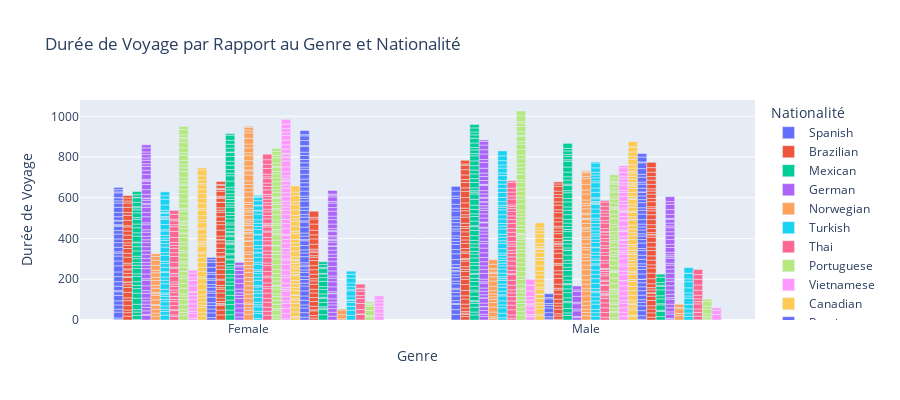

Notebook code for this chart:
### Markdown cell above
### ***Durée de Voyage par Rapport au Genre et Nationalité***

### Code cell
# Charger les données
df = pd.read_csv('travel_data_modified.csv')

# Créer un graphique en barres de la durée de voyage par genre et nationalité
fig = px.bar(df, 
             x='Traveler gender', 
             y='Duration (days)',  # Utiliser la colonne correcte pour la durée
             color='Traveler nationality', 
             title='Durée de Voyage par Rapport au Genre et Nationalité',
             labels={'Traveler gender': 'Genre', 'Duration (days)': 'Durée de Voyage', 'Traveler nationality': 'Nationalité'},
             barmode='group',  # Permet d'afficher les barres côte à côte pour chaque nationalité
             height=400)  # Ajuster la hauteur du graphique si nécessaire

# Afficher le graphique
fig.show()

### Figure 1 — Plotly figure (JSON) as saved in the notebook; plotly's stock layout.template omitted (floating-point values rounded to 4 significant figures)
{"data": [{"alignmentgroup": "True", "hovertemplate": "Nationalité=Spanish<br>Genre=%{x}<br>Durée de Voyage=%{y}<extra></extra>", "legendgroup": "Spanish", "marker": {"color": "#636efa", "pattern": {"shape": ""}}, "name": "Spanish", "offsetgroup": "Spanish", "orientation": "v", "showlegend": true, "textposition": "auto", "type": "bar", "x": ["Female", "Male", "Male", "Male", "Female", "Female", "Male", "Female", "Male", "Male", "Male", "Female", "Male", "Female", "Female", "Female", "Male", "Female", "Male", "Female", "Male", "Male", "Male", "Female", "Female", "Male", "Male", "Male", "Male", "Female", "Female", "Male", "Female", "Male", "Male", "Female", "Female", "Male", "Female", "Male", "Male", "Female", "Male", "Male", "Female", "Male", "Female", "Female", "Female", "Male", "Male", "Male", "Male", "Female", "Male", "Female", "Female", "Male", "Female", "Female", "Female", "Female", "Male", "Male", "Male", "Female", "Female", "Female", "Male", "Female", "Male", "Female", "Female", "Male", "Female", "Female", "Female"], "xaxis": "x", "y": [3, 28, 23, 25, 7, 29, 5, 14, 14, 23, 17, 21, 14, 20, 27, 18, 7, 5, 22, 22, 13, 17, 14, 22, 25, 15, 6, 12, 3, 23, 30, 14, 24, 25, 28, 24, 14, 21, 7, 25, 15, 22, 15, 12, 23, 24, 18, 24, 17, 10, 14, 17, 16, 21, 12, 6, 2, 29, 18, 3, 18, 21, 14, 19, 29, 25, 21, 11, 11, 15, 25, 1, 23, 23, 5, 11, 11], "yaxis": "y"}, {"alignmentgroup": "True", "hovertemplate": "Nationalité=Brazilian<br>Genre=%{x}<br>Durée de Voyage=%{y}<extra></extra>", "legendgroup": "Brazilian", "marker": {"color": "#EF553B", "pattern": {"shape": ""}}, "name": "Brazilian", "offsetgroup": "Brazilian", "orientation": "v", "showlegend": true, "textposition": "auto", "type": "bar", "x": ["Male", "Male", "Female", "Female", "Female", "Male", "Male", "Female", "Male", "Male", "Male", "Female", "Female", "Male", "Female", "Male", "Female", "Male", "Female", "Male", "Male", "Male", "Male", "Male", "Male", "Male", "Female", "Female", "Male", "Male", "Female", "Female", "Female", "Female", "Male", "Female", "Male", "Male", "Female", "Male", "Female", "Female", "Female", "Female", "Male", "Female", "Male", "Male", "Female", "Female", "Male", "Male", "Female", "Male", "Male", "Male", "Female", "Male", "Male", "Female", "Male", "Male", "Male", "Female", "Male", "Female", "Male", "Female", "Female", "Female", "Female", "Female", "Female", "Female", "Male", "Male", "Male", "Male", "Male"], "xaxis": "x", "y": [17, 10, 19, 17, 13, 7, 8, 22, 17, 19, 25, 24, 14, 16, 27, 26, 24, 29, 13, 26, 13, 25, 11, 13, 27, 8, 13, 1, 5, 26, 22, 4, 16, 17, 7, 5, 16, 25, 19, 17, 9, 29, 20, 23, 17, 15, 23, 17, 13, 16, 9, 16, 22, 30, 12, 19, 20, 13, 26, 20, 26, 30, 18, 6, 26, 26, 15, 25, 14, 25, 21, 10, 15, 12, 22, 26, 22, 6, 18], "yaxis": "y"}, {"alignmentgroup": "True", "hovertemplate": "Nationalité=Mexican<br>Genre=%{x}<br>Durée de Voyage=%{y}<extra></extra>", "legendgroup": "Mexican", "marker": {"color": "#00cc96", "pattern": {"shape": ""}}, "name": "Mexican", "offsetgroup": "Mexican", "orientation": "v", "showlegend": true, "textposition": "auto", "type": "bar", "x": ["Male", "Male", "Male", "Female", "Female", "Male", "Male", "Female", "Male", "Female", "Female", "Female", "Female", "Female", "Male", "Female", "Female", "Male", "Male", "Male", "Male", "Female", "Male", "Male", "Male", "Male", "Male", "Male", "Female", "Male", "Male", "Female", "Male", "Female", "Male", "Female", "Female", "Male", "Male", "Male", "Female", "Female", "Male", "Male", "Male", "Female", "Male", "Male", "Male", "Male", "Female", "Male", "Female", "Male", "Female", "Male", "Male", "Female", "Male", "Female", "Female", "Male", "Female", "Female", "Male", "Male", "Male", "Male", "Female", "Male", "Female", "Male", "Male", "Female", "Female", "Female", "Male", "Male", "Male", "Male", "Male", "Female", "Female", "Female", "Male", "Male", "Male", "Male", "Female"], "xaxis": "x", "y": [25, 14, 24, 3, 19, 19, 10, 17, 3, 12, 26, 30, 25, 22, 21, 16, 18, 22, 9, 19, 23, 26, 16, 20, 4, 17, 22, 14, 13, 23, 19, 26, 13, 16, 21, 13, 19, 16, 17, 23, 12, 26, 26, 18, 5, 21, 23, 22, 13, 22, 19, 21, 4, 29, 29, 26, 9, 16, 7, 25, 18, 14, 23, 9, 26, 19, 23, 19, 23, 22, 15, 23, 25, 10, 5, 22, 11, 18, 12, 22, 23, 22, 2, 13, 17, 14, 20, 17, 16], "yaxis": "y"}, {"alignmentgroup": "True", "hovertemplate": "Nationalité=German<br>Genre=%{x}<br>Durée de Voyage=%{y}<extra></extra>", "legendgroup": "German", "marker": {"color": "#ab63fa", "pattern": {"shape": ""}}, "name": "German", "offsetgroup": "German", "orientation": "v", "showlegend": true, "textposition": "auto", "type": "bar", "x": ["Male", "Female", "Male", "Male", "Female", "Female", "Male", "Female", "Female", "Female", "Male", "Female", "Male", "Male", "Male", "Female", "Female", "Female", "Male", "Male", "Female", "Female", "Male", "Male", "Male", "Female", "Female", "Female", "Male", "Female", "Female", "Female", "Female", "Female", "Female", "Female", "Male", "Female", "Male", "Female", "Male", "Female", "Female", "Male", "Female", "Male", "Female", "Female", "Male", "Male", "Female", "Female", "Female", "Male", "Male", "Female", "Female", "Male", "Female", "Male", "Male", "Male", "Male", "Male", "Female", "Female", "Male", "Male", "Female", "Male", "Female", "Male", "Male", "Female", "Male", "Male", "Male", "Male", "Male", "Male", "Female", "Female", "Male", "Male", "Female", "Male", "Female", "Female", "Male", "Male", "Female", "Male", "Male", "Male", "Male", "Male", "Male", "Male", "Male", "Female", "Female", "Female", "Female", "Male", "Male", "Female", "Male"], "xaxis": "x", "y": [17, 23, 11, 19, 5, 17, 18, 17, 16, 16, 2, 14, 16, 25, 1, 23, 13, 24, 15, 17, 27, 8, 16, 24, 7, 23, 26, 16, 13, 15, 20, 19, 18, 20, 20, 14, 28, 17, 20, 20, 17, 12, 25, 20, 9, 21, 30, 21, 23, 23, 25, 13, 6, 22, 11, 16, 10, 17, 1, 19, 15, 14, 5, 21, 18, 23, 3, 1, 25, 20, 16, 20, 17, 3, 11, 12, 18, 2, 17, 5, 7, 24, 16, 16, 20, 25, 19, 13, 5, 1, 17, 19, 20, 16, 24, 29, 14, 27, 21, 12, 16, 13, 20, 23, 18, 15, 7], "yaxis": "y"}, {"alignmentgroup": "True", "hovertemplate": "Nationalité=Norwegian<br>Genre=%{x}<br>Durée de Voyage=%{y}<extra></extra>", "legendgroup": "Norwegian", "marker": {"color": "#FFA15A", "pattern": {"shape": ""}}, "name": "Norwegian", "offsetgroup": "Norwegian", "orientation": "v", "showlegend": true, "textposition": "auto", "type": "bar", "x": ["Female", "Female", "Male", "Female", "Male", "Female", "Female", "Male", "Male", "Male", "Female", "Male", "Female", "Female", "Male", "Male", "Female", "Male", "Female", "Female", "Male", "Male", "Male", "Male", "Female", "Female", "Female", "Female", "Male", "Female", "Male", "Male", "Male", "Female", "Female", "Male", "Female"], "xaxis": "x", "y": [19, 15, 8, 19, 8, 18, 5, 23, 25, 22, 23, 15, 22, 8, 13, 14, 6, 16, 21, 14, 22, 25, 21, 17, 24, 16, 22, 12, 6, 24, 16, 1, 22, 26, 18, 22, 13], "yaxis": "y"}, {"alignmentgroup": "True", "hovertemplate": "Nationalité=Turkish<br>Genre=%{x}<br>Durée de Voyage=%{y}<extra></extra>", "legendgroup": "Turkish", "marker": {"color": "#19d3f3", "pattern": {"shape": ""}}, "name": "Turkish", "offsetgroup": "Turkish", "orientation": "v", "showlegend": true, "textposition": "auto", "type": "bar", "x": ["Male", "Male", "Female", "Male", "Female", "Female", "Male", "Male", "Male", "Male", "Male", "Male", "Male", "Female", "Female", "Male", "Female", "Male", "Male", "Male", "Male", "Male", "Male", "Male", "Male", "Female", "Female", "Male", "Female", "Male", "Female", "Female", "Female", "Male", "Female", "Female", "Female", "Female", "Female", "Male", "Female", "Female", "Female", "Female", "Female", "Male", "Male", "Male", "Female", "Male", "Female", "Male", "Female", "Female", "Female", "Male", "Male", "Female", "Female", "Male", "Male", "Male", "Female", "Male", "Female", "Male", "Male", "Male", "Female", "Female", "Male", "Male", "Female", "Male", "Male", "Male", "Male", "Male", "Female", "Male", "Female", "Male", "Male", "Male", "Female", "Female", "Female"], "xaxis": "x", "y": [11, 22, 24, 27, 18, 11, 14, 20, 24, 6, 17, 20, 15, 16, 21, 18, 11, 9, 1, 9, 17, 20, 16, 13, 13, 15, 10, 12, 7, 14, 18, 27, 17, 10, 16, 22, 4, 22, 18, 22, 11, 29, 14, 27, 17, 26, 13, 17, 16, 15, 11, 26, 13, 22, 6, 14, 13, 26, 26, 22, 21, 24, 1, 13, 6, 9, 18, 21, 6, 15, 24, 20, 6, 21, 18, 24, 13, 24, 10, 15, 26, 21, 24, 24, 28, 17, 19], "yaxis": "y"}, {"alignmentgroup": "True", "hovertemplate": "Nationalité=Thai<br>Genre=%{x}<br>Durée de Voyage=%{y}<extra></extra>", "legendgroup": "Thai", "marker": {"color": "#FF6692", "pattern": {"shape": ""}}, "name": "Thai", "offsetgroup": "Thai", "orientation": "v", "showlegend": true, "textposition": "auto", "type": "bar", "x": ["Female", "Female", "Male", "Female", "Male", "Female", "Male", "Female", "Male", "Male", "Male", "Female", "Male", "Female", "Female", "Male", "Female", "Female", "Female", "Female", "Female", "Male", "Female", "Male", "Male", "Male", "Male", "Female", "Male", "Female", "Female", "Female", "Male", "Female", "Male", "Female", "Male", "Male", "Female", "Male", "Female", "Male", "Female", "Male", "Female", "Male", "Male", "Female", "Female", "Male", "Female", "Female", "Male", "Male", "Male", "Male", "Male", "Male", "Female", "Male", "Male", "Male", "Female", "Male", "Female", "Male", "Male", "Female", "Female", "Male"], "xaxis": "x", "y": [17, 8, 9, 21, 16, 5, 25, 20, 23, 21, 21, 19, 18, 11, 15, 15, 1, 17, 13, 18, 11, 23, 11, 24, 28, 4, 16, 28, 23, 12, 2, 25, 24, 6, 20, 24, 18, 14, 28, 20, 18, 11, 22, 12, 14, 26, 20, 15, 24, 18, 30, 23, 25, 19, 18, 22, 14, 10, 10, 8, 29, 15, 19, 19, 8, 19, 29, 24, 19, 8], "yaxis": "y"}, {"alignmentgroup": "True", "hovertemplate": "Nationalité=Portuguese<br>Genre=%{x}<br>Durée de Voyage=%{y}<extra></extra>", "legendgroup": "Portuguese", "marker": {"color": "#B6E880", "pattern": {"shape": ""}}, "name": "Portuguese", "offsetgroup": "Portuguese", "orientation": "v", "showlegend": true, "textposition": "auto", "type": "bar", "x": ["Male", "Female", "Female", "Male", "Female", "Male", "Female", "Male", "Female", "Male", "Female", "Male", "Female", "Female", "Male", "Male", "Male", "Male", "Male", "Female", "Male", "Male", "Female", "Female", "Female", "Female", "Female", "Female", "Male", "Female", "Male", "Female", "Female", "Female", "Female", "Female", "Male", "Male", "Female", "Female", "Male", "Male", "Male", "Male", "Female", "Female", "Female", "Male", "Female", "Female", "Male", "Female", "Male", "Female", "Female", "Male", "Male", "Male", "Male", "Male", "Female", "Male", "Male", "Female", "Female", "Male", "Female", "Female", "Male", "Male", "Male", "Female", "Female", "Female", "Male", "Male", "Female", "Male", "Female", "Female", "Female", "Male", "Female", "Female", "Female", "Male", "Male", "Male", "Male", "Female", "Female", "Female", "Male", "Female", "Female", "Male", "Male", "Male", "Female", "Male", "Male", "Male", "Male", "Male", "Female", "Male", "Male", "Male"], "xaxis": "x", "y": [24, 23, 14, 18, 14, 22, 26, 17, 23, 17, 17, 17, 11, 28, 19, 15, 8, 18, 24, 23, 15, 24, 26, 12, 22, 20, 17, 10, 24, 21, 19, 23, 11, 24, 15, 26, 25, 24, 18, 3, 16, 18, 19, 14, 22, 17, 6, 9, 13, 1, 12, 25, 1, 22, 11, 6, 23, 16, 23, 20, 5, 15, 18, 24, 22, 29, 26, 20, 25, 15, 24, 20, 7, 15, 18, 25, 19, 13, 28, 17, 18, 26, 19, 24, 13, 17, 19, 17, 24, 25, 26, 17, 18, 7, 13, 27, 26, 13, 26, 26, 5, 17, 26, 16, 15, 8, 29, 23], "yaxis": "y"}, {"alignmentgroup": "True", "hovertemplate": "Nationalité=Vietnamese<br>Genre=%{x}<br>Durée de Voyage=%{y}<extra></extra>", "legendgroup": "Vietnamese", "marker": {"color": "#FF97FF", "pattern": {"shape": ""}}, "name": "Vietnamese", "offsetgroup": "Vietnamese", "orientation": "v", "showlegend": true, "textposition": "auto", "type": "bar", "x": ["Male", "Male", "Male", "Male", "Female", "Male", "Male", "Male", "Female", "Female", "Female", "Male", "Female", "Male", "Female", "Male", "Female", "Female", "Female", "Female", "Female", "Male", "Female", "Female", "Male", "Female", "Female"], "xaxis": "x", "y": [16, 3, 8, 22, 9, 19, 7, 5, 23, 11, 16, 18, 20, 17, 22, 27, 18, 17, 3, 29, 26, 29, 2, 14, 29, 20, 14], "yaxis": "y"}, {"alignmentgroup": "True", "hovertemplate": "Nationalité=Canadian<br>Genre=%{x}<br>Durée de Voyage=%{y}<extra></extra>", "legendgroup": "Canadian", "marker": {"color": "#FECB52", "pattern": {"shape": ""}}, "name": "Canadian", "offsetgroup": "Canadian", "orientation": "v", "showlegend": true, "textposition": "auto", "type": "bar", "x": ["Male", "Female", "Male", "Male", "Female", "Female", "Female", "Male", "Male", "Male", "Male", "Female", "Male", "Female", "Male", "Female", "Female", "Male", "Male", "Female", "Male", "Female", "Female", "Female", "Female", "Female", "Female", "Female", "Male", "Female", "Female", "Female", "Male", "Male", "Female", "Female", "Male", "Female", "Female", "Female", "Male", "Female", "Female", "Male", "Male", "Female", "Female", "Male", "Female", "Female", "Female", "Female", "Male", "Female", "Male", "Female", "Male", "Female", "Female", "Male", "Female", "Male", "Female", "Female", "Male", "Female", "Male", "Male", "Male"], "xaxis": "x", "y": [21, 20, 9, 25, 18, 24, 10, 16, 13, 22, 20, 17, 2, 20, 24, 15, 24, 10, 19, 29, 20, 26, 9, 26, 21, 25, 24, 18, 21, 8, 28, 11, 18, 27, 5, 8, 25, 17, 16, 26, 14, 7, 26, 2, 23, 14, 20, 15, 27, 10, 24, 23, 1, 24, 6, 23, 9, 20, 7, 14, 18, 26, 20, 29, 21, 10, 16, 13, 25], "yaxis": "y"}, {"alignmentgroup": "True", "hovertemplate": "Nationalité=Russian<br>Genre=%{x}<br>Durée de Voyage=%{y}<extra></extra>", "legendgroup": "Russian", "marker": {"color": "#636efa", "pattern": {"shape": ""}}, "name": "Russian", "offsetgroup": "Russian", "orientation": "v", "showlegend": true, "textposition": "auto", "type": "bar", "x": ["Male", "Male", "Female", "Male", "Male", "Female", "Female", "Female", "Female", "Female", "Female", "Female", "Male", "Female", "Female", "Female", "Male", "Female", "Female", "Female", "Female", "Female", "Female", "Male", "Female", "Male", "Male"], "xaxis": "x", "y": [4, 12, 12, 20, 23, 23, 19, 17, 14, 27, 20, 10, 13, 19, 13, 21, 9, 8, 21, 9, 26, 24, 13, 23, 11, 6, 19], "yaxis": "y"}, {"alignmentgroup": "True", "hovertemplate": "Nationalité=Italian<br>Genre=%{x}<br>Durée de Voyage=%{y}<extra></extra>", "legendgroup": "Italian", "marker": {"color": "#EF553B", "pattern": {"shape": ""}}, "name": "Italian", "offsetgroup": "Italian", "orientation": "v", "showlegend": true, "textposition": "auto", "type": "bar", "x": ["Female", "Female", "Male", "Male", "Female", "Female", "Female", "Female", "Female", "Male", "Female", "Male", "Female", "Male", "Female", "Male", "Female", "Female", "Female", "Male", "Female", "Male", "Female", "Female", "Male", "Male", "Female", "Female", "Female", "Female", "Female", "Male", "Male", "Male", "Male", "Male", "Male", "Male", "Male", "Male", "Female", "Male", "Male", "Female", "Female", "Female", "Female", "Male", "Female", "Female", "Male", "Male", "Female", "Male", "Male", "Female", "Male", "Male", "Male", "Female", "Male", "Male", "Female", "Male", "Female", "Female", "Female", "Female", "Female", "Female", "Male", "Male", "Male", "Male", "Male", "Male", "Male", "Female", "Female", "Female", "Female", "Male", "Female", "Male", "Female"], "xaxis": "x", "y": [25, 24, 4, 16, 22, 7, 3, 10, 17, 11, 25, 22, 18, 16, 8, 14, 11, 26, 5, 19, 23, 25, 25, 17, 21, 8, 18, 24, 6, 17, 21, 20, 28, 21, 17, 27, 7, 1, 25, 26, 26, 20, 15, 15, 3, 16, 29, 9, 27, 16, 3, 9, 23, 16, 24, 22, 13, 15, 8, 10, 22, 19, 12, 26, 26, 1, 19, 6, 5, 24, 14, 23, 16, 21, 15, 17, 23, 9, 1, 4, 14, 12, 6, 10, 14], "yaxis": "y"}, {"alignmentgroup": "True", "hovertemplate": "Nationalité=American<br>Genre=%{x}<br>Durée de Voyage=%{y}<extra></extra>", "legendgroup": "American", "marker": {"color": "#00cc96", "pattern": {"shape": ""}}, "name": "American", "offsetgroup": "American", "orientation": "v", "showlegend": true, "textposition": "auto", "type": "bar", "x": ["Female", "Male", "Female", "Male", "Male", "Female", "Female", "Female", "Male", "Male", "Female", "Male", "Female", "Female", "Female", "Male", "Male", "Male", "Female", "Male", "Male", "Male", "Female", "Male", "Male", "Male", "Male", "Female", "Male", "Female", "Male", "Male", "Female", "Male", "Female", "Male", "Male", "Male", "Female", "Male", "Male", "Female", "Female", "Male", "Female", "Male", "Female", "Female", "Female", "Male", "Male", "Female", "Female", "Male", "Male", "Male", "Female", "Female", "Male", "Female", "Female", "Female", "Male", "Female", "Female", "Female", "Female", "Male", "Male", "Male", "Female", "Female", "Male", "Female", "Male", "Female", "Female", "Female", "Male", "Female", "Female", "Female", "Male", "Female", "Male", "Male", "Male", "Male", "Female", "Female", "Female", "Female", "Male", "Female", "Female", "Female", "Female", "Male", "Female", "Male", "Male", "Male", "Female", "Male", "Female"], "xaxis": "x", "y": [26, 22, 23, 13, 22, 27, 22, 23, 28, 6, 26, 18, 23, 17, 20, 25, 19, 20, 17, 5, 1, 17, 24, 20, 27, 16, 20, 12, 14, 14, 26, 23, 22, 1, 4, 11, 20, 17, 20, 1, 14, 6, 23, 28, 21, 10, 6, 7, 7, 1, 14, 19, 7, 17, 18, 23, 13, 6, 22, 13, 19, 10, 16, 20, 16, 15, 26, 25, 17, 28, 11, 12, 10, 15, 25, 13, 15, 19, 7, 13, 30, 26, 20, 13, 16, 23, 25, 28, 18, 21, 19, 24, 8, 19, 3, 19, 19, 15, 19, 11, 17, 13, 25, 24, 8], "yaxis": "y"}, {"alignmentgroup": "True", "hovertemplate": "Nationalité=Greek<br>Genre=%{x}<br>Durée de Voyage=%{y}<extra></extra>", "legendgroup": "Greek", "marker": {"color": "#ab63fa", "pattern": {"shape": ""}}, "name": "Greek", "offsetgroup": "Greek", "orientation": "v", "showlegend": true, "textposition": "auto", "type": "bar", "x": ["Female", "Female", "Male", "Female", "Female", "Female", "Female", "Female", "Female", "Male", "Female", "Female", "Female", "Male", "Male", "Male", "Male", "Female", "Male", "Male", "Female", "Female", "Male", "Female", "Male"], "xaxis": "x", "y": [15, 20, 13, 24, 21, 26, 15, 13, 18, 4, 27, 24, 21, 28, 9, 26, 7, 20, 29, 24, 17, 7, 8, 15, 19], "yaxis": "y"}, {"alignmentgroup": "True", "hovertemplate": "Nationalité=Irish<br>Genre=%{x}<br>Durée de Voyage=%{y}<extra></extra>", "legendgroup": "Irish", "marker": {"color": "#FFA15A", "pattern": {"shape": ""}}, "name": "Irish", "offsetgroup": "Irish", "orientation": "v", "showlegend": true, "textposition": "auto", "type": "bar", "x": ["Male", "Female", "Female", "Female", "Male", "Female", "Male", "Male", "Female", "Male", "Male", "Female", "Male", "Female", "Male", "Female", "Male", "Male", "Male", "Female", "Male", "Male", "Female", "Female", "Female", "Female", "Female", "Male", "Male", "Female", "Male", "Female", "Female", "Male", "Female", "Male", "Female", "Female", "Female", "Female", "Male", "Male", "Male", "Female", "Male", "Male", "Female", "Male", "Female", "Female", "Female", "Female", "Female", "Female", "Male", "Male", "Male", "Male", "Female", "Female", "Male", "Female", "Female", "Male", "Female", "Male", "Female", "Female", "Female", "Female", "Female", "Female", "Male", "Female", "Female", "Female", "Female", "Male", "Female", "Female", "Female", "Female", "Female", "Female", "Male", "Female", "Male", "Male", "Male", "Male", "Male", "Male", "Female", "Female", "Female", "Female", "Male", "Male", "Male"], "xaxis": "x", "y": [21, 29, 18, 13, 16, 17, 16, 18, 7, 19, 28, 23, 24, 20, 14, 20, 20, 21, 22, 21, 28, 22, 22, 18, 25, 19, 16, 22, 16, 21, 14, 13, 20, 24, 12, 11, 28, 24, 3, 16, 18, 21, 12, 18, 27, 13, 6, 6, 10, 7, 19, 1, 9, 10, 21, 19, 1, 5, 10, 19, 18, 16, 7, 7, 12, 22, 18, 11, 25, 26, 19, 17, 16, 18, 29, 20, 5, 10, 19, 26, 25, 14, 24, 19, 17, 28, 30, 19, 28, 28, 11, 18, 27, 13, 14, 5, 7, 3, 2], "yaxis": "y"}, {"alignmentgroup": "True", "hovertemplate": "Nationalité=Emirati<br>Genre=%{x}<br>Durée de Voyage=%{y}<extra></extra>", "legendgroup": "Emirati", "marker": {"color": "#19d3f3", "pattern": {"shape": ""}}, "name": "Emirati", "offsetgroup": "Emirati", "orientation": "v", "showlegend": true, "textposition": "auto", "type": "bar", "x": ["Female", "Male", "Male", "Female", "Female", "Female", "Female", "Male", "Male", "Female", "Female", "Female", "Female", "Male", "Male", "Male", "Female", "Male", "Female", "Male", "Male", "Male", "Male", "Female", "Female", "Male", "Female", "Male", "Female", "Female", "Female", "Male", "Male", "Female", "Male", "Male", "Female", "Female", "Female", "Male", "Female", "Male", "Male", "Female", "Female", "Male", "Female", "Male", "Female", "Male", "Male", "Male", "Male", "Male", "Female", "Male", "Male", "Female", "Male", "Male", "Female", "Male", "Female", "Female", "Female", "Male", "Male", "Female", "Female", "Male", "Female", "Male", "Male", "Female", "Male", "Female", "Male", "Male", "Female", "Female", "Male", "Male", "Male", "Male", "Male", "Male", "Male"], "xaxis": "x", "y": [7, 19, 17, 25, 11, 22, 10, 16, 26, 12, 24, 20, 13, 16, 20, 20, 18, 6, 7, 14, 26, 23, 21, 26, 16, 21, 17, 25, 11, 8, 27, 6, 16, 10, 8, 18, 23, 22, 3, 15, 18, 22, 3, 16, 26, 23, 26, 16, 3, 15, 11, 15, 19, 17, 24, 16, 10, 14, 22, 23, 16, 23, 17, 28, 15, 6, 2, 4, 22, 6, 3, 13, 6, 22, 26, 15, 21, 26, 5, 6, 9, 15, 14, 13, 22, 24, 5], "yaxis": "y"}, {"alignmentgroup": "True", "hovertemplate": "Nationalité=Dutch<br>Genre=%{x}<br>Durée de Voyage=%{y}<extra></extra>", "legendgroup": "Dutch", "marker": {"color": "#FF6692", "pattern": {"shape": ""}}, "name": "Dutch", "offsetgroup": "Dutch", "orientation": "v", "showlegend": true, "textposition": "auto", "type": "bar", "x": ["Female", "Female", "Female", "Female", "Female", "Female", "Male", "Female", "Female", "Male", "Female", "Female", "Male", "Male", "Male", "Female", "Female", "Male", "Male", "Female", "Female", "Female", "Male", "Male", "Male", "Male", "Male", "Male", "Female", "Female", "Female", "Male", "Female", "Female", "Male", "Female", "Male", "Male", "Female", "Female", "Female", "Male", "Male", "Female", "Female", "Female", "Female", "Female", "Male", "Male", "Female", "Male", "Male", "Female", "Male", "Male", "Male", "Female", "Female", "Male", "Male", "Male", "Female", "Male", "Female", "Male", "Male", "Male", "Female", "Female", "Female", "Male", "Female", "Female", "Male", "Female", "Male", "Male", "Male", "Female", "Female", "Female", "Female", "Female"], "xaxis": "x", "y": [24, 19, 20, 24, 19, 26, 14, 22, 10, 23, 18, 26, 23, 24, 22, 8, 22, 13, 5, 29, 13, 26, 7, 10, 29, 3, 17, 6, 15, 18, 25, 21, 4, 21, 10, 16, 11, 10, 27, 5, 20, 5, 27, 7, 3, 8, 22, 16, 13, 24, 18, 14, 21, 13, 13, 21, 14, 19, 13, 18, 14, 2, 17, 15, 15, 27, 13, 21, 9, 22, 17, 15, 16, 22, 14, 9, 20, 20, 8, 13, 28, 20, 23, 27], "yaxis": "y"}, {"alignmentgroup": "True", "hovertemplate": "Nationalité=French<br>Genre=%{x}<br>Durée de Voyage=%{y}<extra></extra>", "legendgroup": "French", "marker": {"color": "#B6E880", "pattern": {"shape": ""}}, "name": "French", "offsetgroup": "French", "orientation": "v", "showlegend": true, "textposition": "auto", "type": "bar", "x": ["Male", "Female", "Male", "Female", "Female", "Male", "Male", "Female", "Female", "Male", "Female", "Female", "Male", "Male", "Male", "Female", "Female", "Female", "Male", "Female", "Female", "Female", "Male", "Male", "Female", "Female", "Male", "Male", "Female", "Female", "Female", "Male", "Female", "Female", "Female", "Female", "Male", "Male", "Male", "Female", "Female", "Female", "Male", "Female", "Male", "Male", "Female", "Male", "Female", "Female", "Female", "Male", "Male", "Female", "Male", "Male", "Female", "Male", "Female", "Male", "Male", "Female", "Male", "Female", "Female", "Female", "Female", "Male", "Male", "Male", "Male", "Female", "Female", "Male", "Female", "Female", "Male", "Male", "Female", "Female", "Male", "Male", "Male", "Male", "Male", "Female", "Female", "Female", "Female", "Male", "Female", "Male", "Male", "Female", "Female", "Male", "Female"], "xaxis": "x", "y": [11, 10, 25, 13, 26, 6, 15, 7, 21, 19, 19, 19, 8, 20, 23, 13, 24, 15, 11, 1, 3, 21, 11, 3, 17, 19, 27, 26, 20, 24, 28, 28, 22, 15, 27, 3, 6, 6, 22, 25, 26, 7, 27, 12, 19, 9, 8, 15, 20, 10, 16, 20, 23, 26, 10, 13, 23, 15, 8, 16, 23, 19, 14, 11, 18, 6, 2, 28, 20, 25, 6, 23, 13, 5, 18, 21, 20, 19, 19, 19, 10, 24, 7, 13, 19, 12, 19, 6, 17, 7, 26, 7, 16, 12, 18, 16, 15], "yaxis": "y"}, {"alignmentgroup": "True", "hovertemplate": "Nationalité=Japanese<br>Genre=%{x}<br>Durée de Voyage=%{y}<extra></extra>", "legendgroup": "Japanese", "marker": {"color": "#FF97FF", "pattern": {"shape": ""}}, "name": "Japanese", "offsetgroup": "Japanese", "orientation": "v", "showlegend": true, "textposition": "auto", "type": "bar", "x": ["Male", "Male", "Female", "Male", "Male", "Male", "Female", "Male", "Male", "Male", "Male", "Female", "Female", "Male", "Male", "Female", "Female", "Female", "Female", "Female", "Male", "Male", "Male", "Female", "Male", "Female", "Male", "Male", "Female", "Male", "Male", "Male", "Male", "Female", "Female", "Male", "Male", "Female", "Female", "Female", "Female", "Female", "Female", "Female", "Male", "Female", "Male", "Male", "Female", "Female", "Female", "Female", "Female", "Male", "Male", "Female", "Female", "Female", "Male", "Female", "Female", "Male", "Male", "Female", "Female", "Female", "Female", "Female", "Female", "Female", "Female", "Female", "Male", "Male", "Male", "Male", "Female", "Male", "Male", "Male", "Female", "Male", "Female", "Male", "Female", "Female", "Female", "Female", "Female", "Female", "Male", "Female", "Male", "Male", "Female", "Male", "Male", "Female", "Male", "Female", "Male"], "xaxis": "x", "y": [19, 19, 6, 22, 23, 13, 26, 22, 25, 25, 24, 25, 24, 2, 29, 13, 20, 28, 9, 9, 17, 24, 11, 21, 29, 27, 19, 8, 12, 9, 15, 17, 18, 25, 29, 7, 14, 20, 7, 19, 14, 18, 26, 17, 23, 20, 2, 6, 6, 28, 24, 21, 25, 17, 28, 20, 15, 15, 2, 14, 23, 20, 19, 19, 22, 16, 18, 6, 9, 12, 20, 24, 6, 5, 11, 17, 29, 16, 23, 20, 16, 10, 4, 26, 14, 4, 20, 21, 23, 24, 14, 15, 17, 13, 18, 19, 22, 21, 12, 24, 1], "yaxis": "y"}, {"alignmentgroup": "True", "hovertemplate": "Nationalité=South Korean<br>Genre=%{x}<br>Durée de Voyage=%{y}<extra></extra>", "legendgroup": "South Korean", "marker": {"color": "#FECB52", "pattern": {"shape": ""}}, "name": "South Korean", "offsetgroup": "South Korean", "orientation": "v", "showlegend": true, "textposition": "auto", "type": "bar", "x": ["Male", "Male", "Female", "Male", "Male", "Female", "Male", "Female", "Male", "Male", "Female", "Male", "Male", "Female", "Female", "Female", "Male", "Male", "Female", "Male", "Female", "Female", "Male", "Male", "Female", "Male", "Female", "Male", "Female", "Female", "Male", "Male", "Female", "Female", "Male", "Male", "Male", "Male", "Female", "Male", "Male", "Female", "Female", "Female", "Female", "Male", "Female", "Male", "Female", "Female", "Male", "Male", "Male", "Male", "Female", "Male", "Female", "Female", "Male", "Male", "Male", "Female", "Male", "Male", "Male", "Female", "Male", "Male", "Male", "Male", "Female", "Male", "Female", "Male", "Male", "Male", "Female", "Female", "Male", "Female", "Male", "Male", "Male", "Male", "Female", "Male", "Female", "Male", "Male", "Male", "Female", "Male", "Male", "Male", "Female", "Male"], "xaxis": "x", "y": [18, 6, 10, 25, 10, 7, 16, 23, 3, 6, 21, 14, 23, 21, 16, 7, 25, 19, 15, 24, 3, 23, 10, 24, 14, 11, 18, 7, 16, 23, 23, 12, 6, 12, 16, 14, 16, 8, 17, 13, 18, 13, 13, 13, 5, 10, 14, 24, 28, 23, 19, 14, 18, 19, 18, 26, 17, 29, 3, 13, 22, 11, 5, 20, 15, 25, 23, 6, 8, 21, 23, 19, 13, 12, 1, 9, 16, 27, 7, 26, 16, 15, 15, 8, 14, 17, 30, 17, 26, 14, 18, 22, 24, 1, 30, 26], "yaxis": "y"}, {"alignmentgroup": "True", "hovertemplate": "Nationalité=Singaporean<br>Genre=%{x}<br>Durée de Voyage=%{y}<extra></extra>", "legendgroup": "Singaporean", "marker": {"color": "#636efa", "pattern": {"shape": ""}}, "name": "Singaporean", "offsetgroup": "Singaporean", "orientation": "v", "showlegend": true, "textposition": "auto", "type": "bar", "x": ["Male", "Male", "Male", "Female", "Female", "Female", "Male", "Female", "Male", "Female", "Male", "Male", "Male", "Male", "Male", "Female", "Male", "Female", "Female", "Female", "Male", "Male", "Female", "Female", "Male", "Female", "Male", "Female", "Male", "Male", "Female", "Male", "Male", "Female", "Female", "Female", "Male", "Male", "Male", "Female", "Male", "Female", "Male", "Male", "Female", "Male", "Male", "Female", "Male", "Female", "Male", "Female", "Male", "Female", "Female", "Female", "Male", "Female", "Female", "Female", "Female", "Female", "Female", "Male", "Male", "Female", "Female", "Female", "Female", "Female", "Female", "Male", "Female", "Male", "Female", "Female", "Male", "Female", "Female", "Male", "Male", "Female", "Male", "Male", "Female", "Male", "Female", "Female", "Male", "Female", "Male", "Male", "Female", "Male", "Male", "Female", "Female"], "xaxis": "x", "y": [4, 17, 25, 14, 22, 23, 24, 15, 17, 23, 13, 22, 22, 19, 20, 21, 17, 25, 24, 14, 1, 25, 18, 14, 23, 21, 14, 12, 13, 22, 16, 20, 23, 8, 11, 30, 10, 27, 17, 18, 17, 15, 11, 19, 22, 15, 14, 23, 22, 6, 27, 17, 18, 15, 29, 25, 13, 6, 18, 13, 21, 15, 30, 25, 15, 13, 11, 25, 21, 20, 18, 18, 23, 18, 25, 11, 2, 21, 16, 18, 20, 20, 10, 24, 16, 14, 29, 3, 28, 25, 29, 4, 23, 24, 17, 6, 20], "yaxis": "y"}, {"alignmentgroup": "True", "hovertemplate": "Nationalité=British<br>Genre=%{x}<br>Durée de Voyage=%{y}<extra></extra>", "legendgroup": "British", "marker": {"color": "#EF553B", "pattern": {"shape": ""}}, "name": "British", "offsetgroup": "British", "orientation": "v", "showlegend": true, "textposition": "auto", "type": "bar", "x": ["Male", "Female", "Male", "Male", "Female", "Male", "Male", "Male", "Female", "Female", "Male", "Male", "Male", "Female", "Male", "Male", "Female", "Female", "Female", "Female", "Female", "Female", "Male", "Female", "Female", "Male", "Male", "Female", "Male", "Female", "Female", "Male", "Female", "Male", "Male", "Female", "Male", "Female", "Male", "Female", "Male", "Male", "Male", "Male", "Male", "Female", "Male", "Female", "Male", "Male", "Female", "Male", "Male", "Male", "Male", "Male", "Female", "Male", "Female", "Male", "Female", "Male", "Male", "Female", "Male", "Male", "Male", "Male", "Female", "Female", "Male"], "xaxis": "x", "y": [14, 10, 21, 19, 12, 16, 26, 21, 23, 5, 14, 3, 14, 17, 11, 19, 24, 19, 23, 18, 25, 16, 25, 11, 22, 27, 25, 22, 16, 20, 25, 23, 16, 21, 26, 8, 17, 15, 23, 8, 26, 11, 2, 9, 20, 9, 19, 24, 25, 24, 26, 19, 11, 9, 25, 16, 20, 21, 23, 15, 30, 11, 22, 25, 21, 17, 22, 22, 8, 30, 26], "yaxis": "y"}, {"alignmentgroup": "True", "hovertemplate": "Nationalité=Argentinian<br>Genre=%{x}<br>Durée de Voyage=%{y}<extra></extra>", "legendgroup": "Argentinian", "marker": {"color": "#00cc96", "pattern": {"shape": ""}}, "name": "Argentinian", "offsetgroup": "Argentinian", "orientation": "v", "showlegend": true, "textposition": "auto", "type": "bar", "x": ["Female", "Female", "Female", "Male", "Male", "Female", "Female", "Male", "Female", "Female", "Female", "Female", "Male", "Female", "Male", "Female", "Female", "Male", "Male", "Female", "Female", "Female", "Male", "Female", "Male", "Male", "Male", "Female", "Male", "Female", "Male"], "xaxis": "x", "y": [26, 25, 7, 17, 25, 7, 21, 6, 20, 6, 16, 22, 26, 14, 6, 26, 18, 24, 15, 18, 3, 23, 29, 6, 17, 6, 13, 14, 26, 14, 15], "yaxis": "y"}, {"alignmentgroup": "True", "hovertemplate": "Nationalité=Australian<br>Genre=%{x}<br>Durée de Voyage=%{y}<extra></extra>", "legendgroup": "Australian", "marker": {"color": "#ab63fa", "pattern": {"shape": ""}}, "name": "Australian", "offsetgroup": "Australian", "orientation": "v", "showlegend": true, "textposition": "auto", "type": "bar", "x": ["Female", "Female", "Male", "Female", "Male", "Female", "Male", "Female", "Male", "Female", "Female", "Male", "Male", "Female", "Male", "Male", "Female", "Male", "Female", "Male", "Female", "Female", "Male", "Male", "Male", "Male", "Female", "Male", "Male", "Male", "Female", "Female", "Male", "Male", "Female", "Male", "Male", "Female", "Male", "Female", "Male", "Female", "Male", "Male", "Female", "Female", "Female", "Female", "Male", "Male", "Female", "Female", "Male", "Male", "Female", "Male", "Female", "Female", "Male", "Female", "Male", "Female", "Female", "Male", "Female", "Female", "Female", "Male", "Female", "Female", "Female", "Male", "Female", "Female", "Male", "Female"], "xaxis": "x", "y": [19, 19, 5, 18, 3, 18, 21, 14, 11, 16, 25, 20, 18, 2, 24, 8, 8, 16, 24, 21, 25, 17, 21, 22, 13, 27, 11, 20, 19, 10, 25, 22, 24, 8, 26, 9, 12, 18, 24, 16, 15, 20, 24, 19, 19, 2, 18, 9, 19, 20, 5, 12, 9, 14, 6, 18, 20, 5, 5, 10, 20, 22, 22, 23, 17, 24, 18, 25, 22, 8, 22, 14, 9, 5, 24, 18], "yaxis": "y"}, {"alignmentgroup": "True", "hovertemplate": "Nationalité=Indonesian<br>Genre=%{x}<br>Durée de Voyage=%{y}<extra></extra>", "legendgroup": "Indonesian", "marker": {"color": "#FFA15A", "pattern": {"shape": ""}}, "name": "Indonesian", "offsetgroup": "Indonesian", "orientation": "v", "showlegend": true, "textposition": "auto", "type": "bar", "x": ["Male", "Female", "Male", "Female", "Female", "Male", "Male", "Male", "Female"], "xaxis": "x", "y": [21, 6, 11, 20, 23, 23, 7, 15, 5], "yaxis": "y"}, {"alignmentgroup": "True", "hovertemplate": "Nationalité=Egyptian<br>Genre=%{x}<br>Durée de Voyage=%{y}<extra></extra>", "legendgroup": "Egyptian", "marker": {"color": "#19d3f3", "pattern": {"shape": ""}}, "name": "Egyptian", "offsetgroup": "Egyptian", "orientation": "v", "showlegend": true, "textposition": "auto", "type": "bar", "x": ["Male", "Female", "Male", "Male", "Female", "Female", "Male", "Male", "Female", "Female", "Female", "Female", "Male", "Male", "Male", "Female", "Male", "Female", "Female", "Male", "Male", "Female", "Female", "Male", "Female", "Female", "Female", "Male"], "xaxis": "x", "y": [18, 23, 16, 21, 25, 18, 22, 30, 1, 19, 11, 2, 11, 15, 25, 19, 30, 25, 6, 14, 26, 15, 18, 2, 24, 18, 16, 27], "yaxis": "y"}, {"alignmentgroup": "True", "hovertemplate": "Nationalité=South African<br>Genre=%{x}<br>Durée de Voyage=%{y}<extra></extra>", "legendgroup": "South African", "marker": {"color": "#FF6692", "pattern": {"shape": ""}}, "name": "South African", "offsetgroup": "South African", "orientation": "v", "showlegend": true, "textposition": "auto", "type": "bar", "x": ["Female", "Female", "Male", "Male", "Female", "Male", "Male", "Male", "Female", "Female", "Male", "Male", "Male", "Female", "Male", "Male", "Female", "Female", "Female", "Male", "Male", "Female", "Male", "Male"], "xaxis": "x", "y": [28, 2, 1, 18, 22, 18, 1, 16, 29, 24, 25, 11, 14, 15, 18, 24, 22, 11, 3, 26, 28, 20, 23, 25], "yaxis": "y"}, {"alignmentgroup": "True", "hovertemplate": "Nationalité=Swiss<br>Genre=%{x}<br>Durée de Voyage=%{y}<extra></extra>", "legendgroup": "Swiss", "marker": {"color": "#B6E880", "pattern": {"shape": ""}}, "name": "Swiss", "offsetgroup": "Swiss", "orientation": "v", "showlegend": true, "textposition": "auto", "type": "bar", "x": ["Female", "Male", "Female", "Female", "Female", "Male", "Male", "Male", "Female", "Male", "Male", "Female", "Female", "Male"], "xaxis": "x", "y": [16, 5, 6, 25, 21, 11, 14, 24, 8, 14, 22, 6, 7, 12], "yaxis": "y"}, {"alignmentgroup": "True", "hovertemplate": "Nationalité=Peruvian<br>Genre=%{x}<br>Durée de Voyage=%{y}<extra></extra>", "legendgroup": "Peruvian", "marker": {"color": "#FF97FF", "pattern": {"shape": ""}}, "name": "Peruvian", "offsetgroup": "Peruvian", "orientation": "v", "showlegend": true, "textposition": "auto", "type": "bar", "x": ["Female", "Male", "Male", "Male", "Female", "Female", "Female", "Female", "Female", "Female"], "xaxis": "x", "y": [19, 27, 20, 13, 15, 20, 13, 17, 15, 19], "yaxis": "y"}], "layout": {"barmode": "group", "height": 400, "legend": {"title": {"text": "Nationalité"}, "tracegroupgap": 0}, "title": {"text": "Durée de Voyage par Rapport au Genre et Nationalité"}, "xaxis": {"anchor": "y", "domain": [0, 1], "title": {"text": "Genre"}}, "yaxis": {"anchor": "x", "domain": [0, 1], "title": {"text": "Durée de Voyage"}}}}
